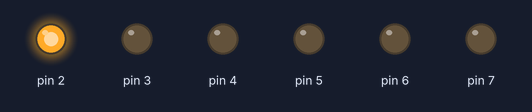
The sketch below on a simulated Arduino Uno, built with avr-gcc and run on an emulated ATmega328P. Parts: output pins drawn as LEDs (lit = HIGH). What the sketch prints to the serial monitor is not drawn.

Above: at 0.2 s.
At 1.0 s:
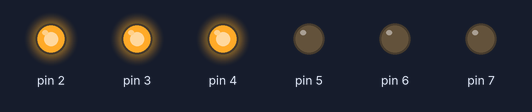
At 1.4 s:
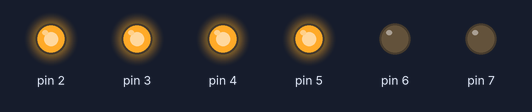
At 2.8 s:
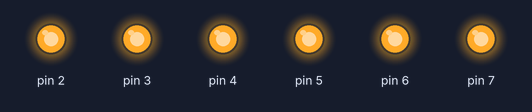
At 4.7 s:
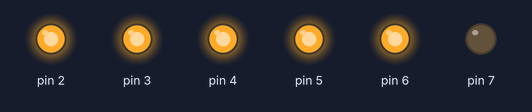
At 6.4 s:
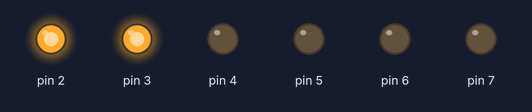
Timing chart, 0 to 6.7 s (numbered marks = the images above):
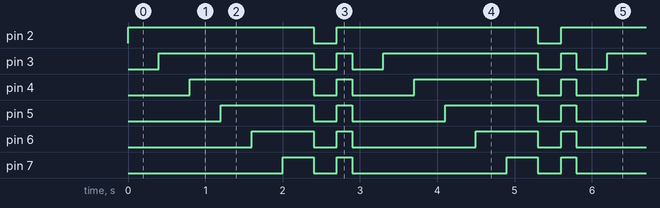

Measured:
- by itself, pin 2: alternates HIGH for 2.6 s and LOW for 0.30 s
- by itself, pin 3: repeats every 2.9 s: LOW 0.30 s, HIGH 0.20 s, LOW 0.40 s, HIGH 2.0 s
- by itself, pin 4: repeats every 2.9 s: LOW 0.30 s, HIGH 0.20 s, LOW 0.80 s, HIGH 1.6 s
- by itself, pin 5: repeats every 2.9 s: LOW 0.30 s, HIGH 0.20 s, LOW 1.2 s, HIGH 1.2 s
- by itself, pin 6: repeats every 2.9 s: LOW 0.30 s, HIGH 0.20 s, LOW 1.6 s, HIGH 0.80 s
- by itself, pin 7: repeats every 2.9 s: LOW 0.30 s, HIGH 0.20 s, LOW 2.0 s, HIGH 0.40 s

The sketch:

arrow2.ino
```cpp
/*
created 19 Oct 2022
 by Senath Sethmika
modified by
  Abinu Ranumitha
*/
void setup() {
  // put your setup code here, to run once:
  pinMode(2,OUTPUT);
  pinMode(3,OUTPUT);
  pinMode(4,OUTPUT);
  pinMode(5,OUTPUT);
  pinMode(6,OUTPUT);
  pinMode(7,OUTPUT);

  Serial.begin(9600);


}

void loop() {
  // put your main code here, to run repeatedly:
digitalWrite(2,HIGH);
Serial.print("-");
delay(400);
digitalWrite(3,HIGH);
Serial.print("-");
delay(400);
digitalWrite(4,HIGH);
Serial.print("-");
delay(400);
digitalWrite(5,HIGH);
Serial.print("-");
delay(400);
digitalWrite(6,HIGH);
Serial.print("-");
delay(400);
digitalWrite(7,HIGH);
Serial.print("-");
delay(400);

//------>
digitalWrite(2,LOW);
digitalWrite(3,LOW);
digitalWrite(4,LOW);
digitalWrite(5,LOW);
digitalWrite(6,LOW);
digitalWrite(7,LOW);

Serial.println();
delay(300);
digitalWrite(2,HIGH);
digitalWrite(3,HIGH);
digitalWrite(4,HIGH);
digitalWrite(5,HIGH);
digitalWrite(6,HIGH);
digitalWrite(7,HIGH);

Serial.println("------>");
delay(200);
 digitalWrite(2,LOW);
digitalWrite(3,LOW);
digitalWrite(4,LOW);
digitalWrite(5,LOW);
digitalWrite(6,LOW);
digitalWrite(7,LOW);
}
```
